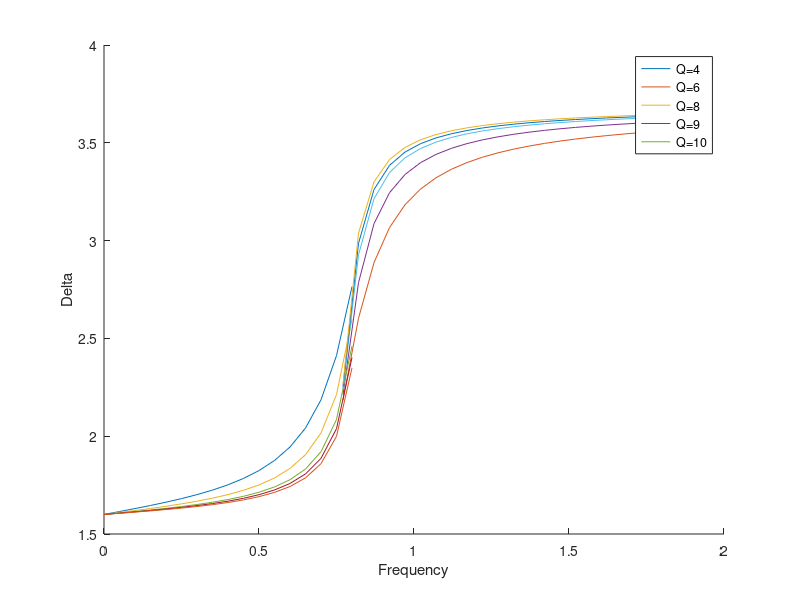

The MATLAB script that drew this image:
function plotgrpah2()
F=(sqrt(0.0602/0.00214))/(2*pi);
f= 0:0.05:2; 
%%Q=[10 10 10 10 10 10 10 10 10 10 10 10 10 10 10 10 10 10 10 10 10 10 10 10 10 10 10 10 10 10 10 10 10 10 10 10 10 10 10 10 10 ];
for Q = [4 6 8 9 10]
d= (((F*f)./Q)./(F.^2-f.^2));
D=atan(d);
hold on 
[value, index] = max(D); 
plot(f(1:index), D(1:index)+1.6);
[value, index] = min(D); 

plot(f(index:end)-0.079, D(index:end)+3.7); 
hold off
xlabel('Frequency');
ylabel('Delta');
legend('Q=4','Q=6','Q=8','Q=9','Q=10');
%%hold off 
%%[value, index] = max(D); 
%%plot(f(1:index), D(1:index)); 



end